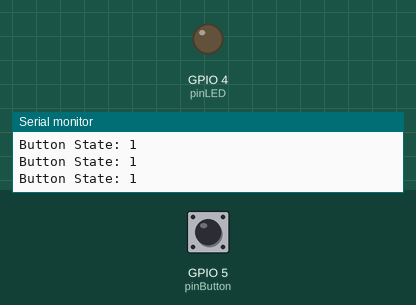
The sketch below on a simulated ESP32. Shown: output pins drawn as LEDs (lit = HIGH), the last lines printed to the serial monitor. Inputs (shaded band) come from the test bench; at power-on: GPIO 5 (pinButton) HIGH.

Above: at 1.2 s.
1.3 s: GPIO 5 (pinButton) pulled LOW for 0.25 s
At 1.5 s:
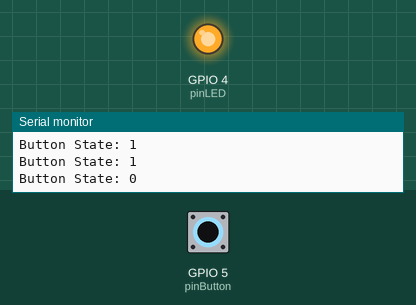
3.1 s: GPIO 5 (pinButton) pulled LOW for 3.2 s
At 7.1 s:
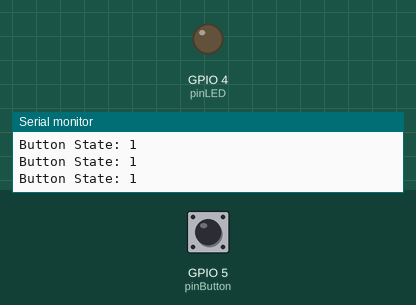
Timing chart, 0 to 8.6 s (numbered marks = the images above; inputs shaded):
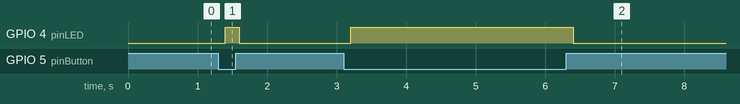

The sketch:

HelloWorld.ino
```cpp
// Step 1: Local Control Configuration (Local Button only)
// Target Pins: LED on GPIO 4, Push-Button on GPIO 5

const int pinLED = 4;       // LED connected to GPIO 4
const int pinButton = 5;    // Push-button connected to GPIO 5

void setup() {
  // Initialize serial communication at 115200 baud for local debugging
  Serial.begin(115200);
  while (!Serial) {
    ; // Wait for serial port to connect
  }

  Serial.println("--- ESP32 LOCAL SYSTEM START ---");

  // Configure local hardware pins
  pinMode(pinLED, OUTPUT);
  pinMode(pinButton, INPUT_PULLUP);
}

void loop() {
  // 1. READ LOCAL HARDWARE STATUS
  // Read the physical button: HIGH (1) when released, LOW (0) when pressed
  int buttonState = digitalRead(pinButton);

  Serial.print("Button State: ");
  Serial.println(buttonState);

  // 2. LOCAL CONTROL LOGIC
  // The LED stays ON only while the physical button is pressed
  if (buttonState == LOW) {
    digitalWrite(pinLED, HIGH);
  } else {
    digitalWrite(pinLED, LOW);
  }

  // Small delay to stabilize execution and keep the Serial Monitor readable
  delay(200);
}
```

Measured:
- after the input at 1.3 s, GPIO 4 (pinLED): LOW → HIGH after 0.10 s, → LOW 0.20 s later
- after the input at 3.1 s, GPIO 4 (pinLED): LOW → HIGH after 0.10 s, → LOW 3.2 s later
